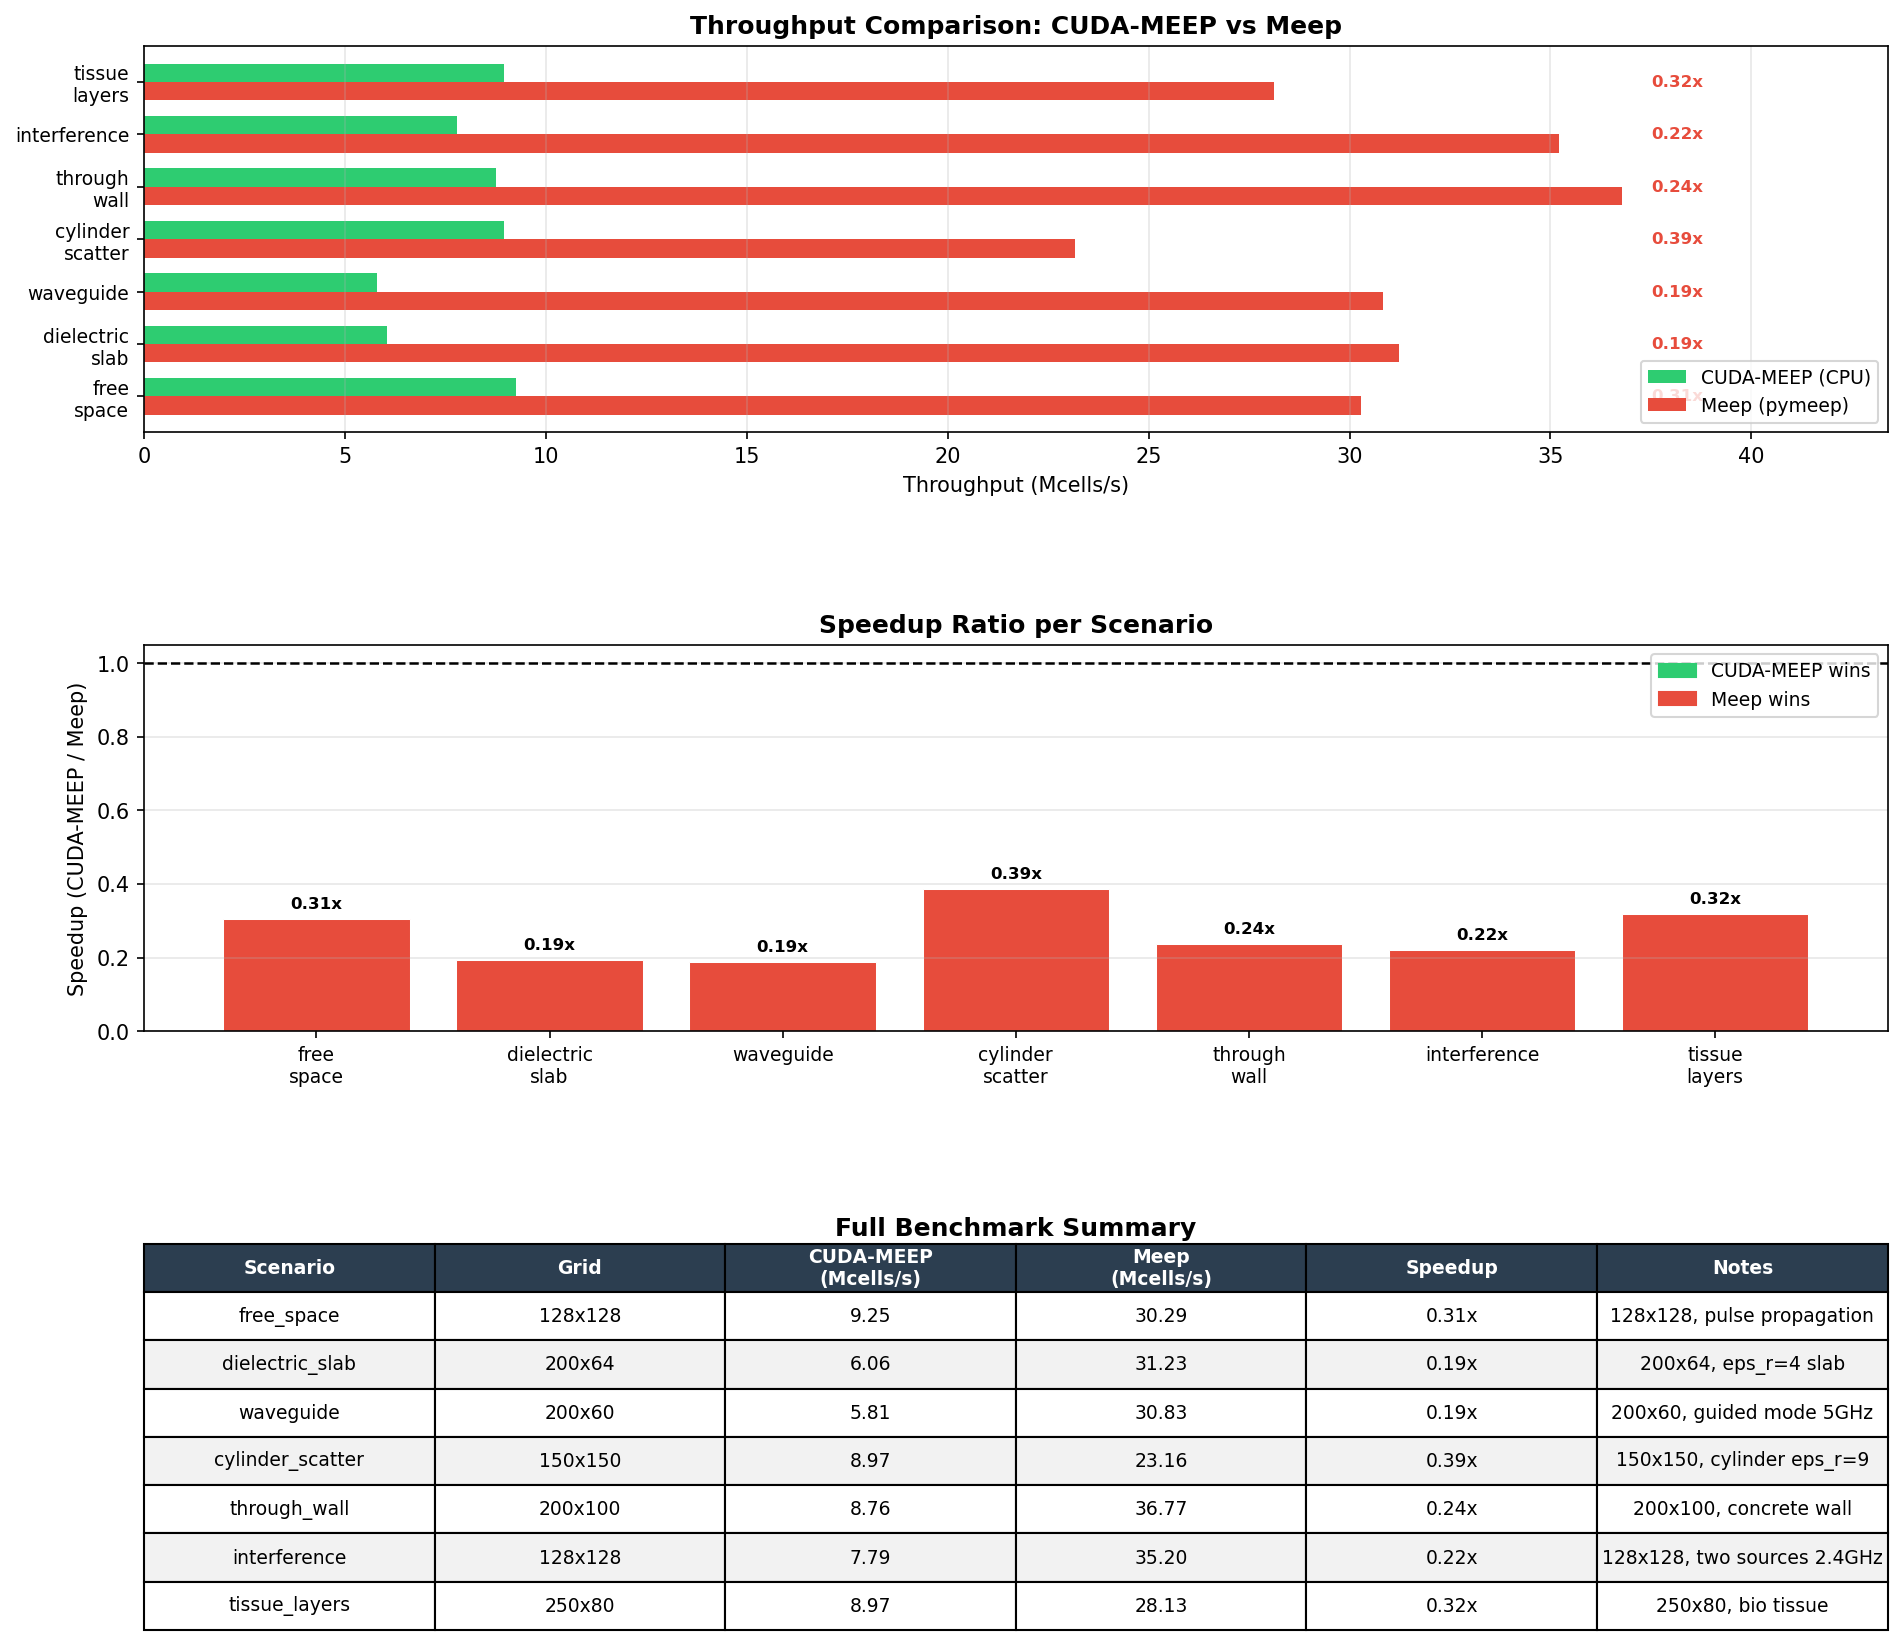

Generate this figure with Python:
"""
meep_comparison.py — WaveForge vs Meep: per-scenario throughput comparison.

Run with:
    /home/zuu/miniconda3/bin/conda run -n pymeep python benchmarks/meep_comparison.py

Saves:
    benchmarks/meep_comparison_results.json
    benchmarks/meep_comparison.png
"""

from __future__ import annotations

import json
import os
import sys
import time
import warnings
from pathlib import Path
from typing import Callable, Optional, Tuple

# ---------------------------------------------------------------------------
# Path setup — must happen before any local imports
# ---------------------------------------------------------------------------

_REPO_ROOT = Path(__file__).parent.parent
sys.path.insert(0, str(_REPO_ROOT / "src"))

from core.grid import YeeGrid
from core.fields import FieldSet
from core.boundaries import MurABC
from core.sources import (
    GaussianPulse,
    RickerWavelet,
    SinusoidalSource,
    PointSource,
    LineSource,
    SourceCollection,
)
from core.materials import Material, MaterialMap
from core.fdtd2d import FDTD2D

# ---------------------------------------------------------------------------
# Constants
# ---------------------------------------------------------------------------

N_WARMUP = 20
N_STEPS = 100
BENCHMARKS_DIR = Path(__file__).parent
C0 = 299_792_458.0  # m/s


# ---------------------------------------------------------------------------
# Typed result container
# ---------------------------------------------------------------------------

class BenchResult:
    """Holds throughput and per-step latency for a single run."""

    def __init__(self, mcells_s: float, ms_step: float) -> None:
        self.mcells_s = mcells_s
        self.ms_step = ms_step

    def to_dict(self) -> dict:
        return {"mcells_s": round(self.mcells_s, 4), "ms_step": round(self.ms_step, 6)}


# ---------------------------------------------------------------------------
# WaveForge benchmark driver
# ---------------------------------------------------------------------------

def bench_cuda_meep(
    Nx: int,
    Ny: int,
    dx: float,
    setup_fn: Callable,
    n_warmup: int = N_WARMUP,
    n_steps: int = N_STEPS,
) -> BenchResult:
    """Run a WaveForge (CPU) scenario and return throughput.

    Parameters
    ----------
    Nx, Ny : int
        Grid dimensions.
    dx : float
        Cell spacing in metres.
    setup_fn : callable
        ``(grid: YeeGrid) -> (Ca, Cb, SourceCollection)``
        where Ca / Cb may be None for free-space scenarios.
    """
    grid = YeeGrid(Nx, Ny, dx=dx, dy=dx, device="cpu")
    fields = FieldSet(grid)
    boundary = MurABC(grid, fields.Hz)
    ca, cb, sources = setup_fn(grid)

    kwargs: dict = {}
    if ca is not None:
        kwargs["Ca"] = ca
        kwargs["Cb"] = cb

    sim = FDTD2D(grid, fields, boundary, sources, n_check=10_000, **kwargs)
    sim.run(n_warmup)

    t0 = time.perf_counter()
    sim.run(n_steps)
    elapsed = time.perf_counter() - t0

    mcells_s = n_steps * Nx * Ny / elapsed / 1e6
    ms_step = elapsed / n_steps * 1000.0
    return BenchResult(mcells_s, ms_step)


# ---------------------------------------------------------------------------
# Meep benchmark driver
# ---------------------------------------------------------------------------

def bench_meep(
    Nx: int,
    Ny: int,
    dx: float,
    sources_fn: Callable,
    geometry_fn: Optional[Callable] = None,
    n_warmup: int = N_WARMUP,
    n_steps: int = N_STEPS,
) -> BenchResult:
    """Run an equivalent Meep scenario and return throughput.

    Parameters
    ----------
    sources_fn : callable
        ``() -> list[mp.Source]``
    geometry_fn : callable or None
        ``() -> list[mp.GeometricObject]``
    """
    import meep as mp

    os.environ["MEEP_VERBOSITY"] = "0"

    # Meep: 1 unit = 1 m, resolution = cells per unit length
    resolution = int(round(1.0 / dx))
    cell = mp.Vector3(Nx * dx, Ny * dx)

    sources = sources_fn(Nx, Ny, dx)
    geometry = geometry_fn(Nx, Ny, dx) if geometry_fn is not None else []

    absorber_thick = min(Nx, Ny) * dx * 0.1
    pml_layers = [mp.Absorber(absorber_thick)]

    # Meep time step: dt_meep = courant / resolution (in Meep time units)
    # One Meep time unit = 1/c0 seconds when length unit = 1 m → not quite;
    # in Meep unit system with length in metres, 1 time unit = 1/c = 1/1 = 1 s
    # but c=1 in Meep natural units.  The Courant default is 0.5, so:
    #   dt_meep = 0.5 / resolution  [Meep time units]
    # which maps to dt_SI = 0.5 / resolution / c0 seconds.
    courant = 0.5  # Meep default
    t_per_step = courant / resolution  # Meep time units per FDTD step

    sim = mp.Simulation(
        cell_size=cell,
        resolution=resolution,
        sources=sources,
        geometry=geometry,
        boundary_layers=pml_layers,
    )

    # Warmup
    sim.run(until=n_warmup * t_per_step)
    sim.reset_meep()

    # Timed run: re-create to get a clean state
    sim2 = mp.Simulation(
        cell_size=cell,
        resolution=resolution,
        sources=sources,
        geometry=geometry,
        boundary_layers=pml_layers,
    )
    sim2.run(until=n_warmup * t_per_step)

    t0 = time.perf_counter()
    sim2.run(until=(n_warmup + n_steps) * t_per_step)
    elapsed = time.perf_counter() - t0

    sim2.reset_meep()

    mcells_s = n_steps * Nx * Ny / elapsed / 1e6
    ms_step = elapsed / n_steps * 1000.0
    return BenchResult(mcells_s, ms_step)


# ---------------------------------------------------------------------------
# Scenario 1: free_space — 128x128, Gaussian pulse
# ---------------------------------------------------------------------------

def setup_free_space_cuda(grid: YeeGrid) -> Tuple:
    pulse = GaussianPulse(amplitude=1.0, sigma=40 * grid.dt)
    src = PointSource(pulse, grid.Nx // 2, grid.Ny // 2, "Hz",
                      grid=grid, N_steps=N_WARMUP + N_STEPS)
    return None, None, SourceCollection([src])


def sources_free_space_meep(Nx: int, Ny: int, dx: float):
    import meep as mp
    resolution = int(round(1.0 / dx))
    courant = 0.5
    sigma_steps = 40
    sigma_t = sigma_steps * courant / resolution  # Meep time units
    freq = 1.0 / (2.0 * 3.14159 * sigma_t)
    cx = (Nx // 2) * dx - Nx * dx / 2.0
    cy = (Ny // 2) * dx - Ny * dx / 2.0
    return [
        mp.Source(
            mp.GaussianSource(frequency=freq, fwidth=freq),
            component=mp.Hz,
            center=mp.Vector3(cx, cy),
        )
    ]


# ---------------------------------------------------------------------------
# Scenario 2: dielectric_slab — 200x64, eps_r=4
# ---------------------------------------------------------------------------

def setup_dielectric_slab_cuda(grid: YeeGrid) -> Tuple:
    pulse = GaussianPulse(amplitude=1.0, sigma=40 * grid.dt)
    src = LineSource(pulse, axis="y", position=20, start=0, stop=grid.Ny,
                     component="Hz", grid=grid, N_steps=N_WARMUP + N_STEPS)
    glass = Material("glass", eps_r=4.0, sigma=0.0)
    mm = MaterialMap(grid)
    slab_x0 = int(grid.Nx * 0.5)
    slab_x1 = int(grid.Nx * 0.695)
    mm.add_rectangle((slab_x0, slab_x1), (0, grid.Ny - 1), glass)
    ca, cb = mm.build()
    return ca, cb, SourceCollection([src])


def sources_dielectric_slab_meep(Nx: int, Ny: int, dx: float):
    import meep as mp
    resolution = int(round(1.0 / dx))
    courant = 0.5
    sigma_t = 40 * courant / resolution
    freq = 1.0 / (2.0 * 3.14159 * sigma_t)
    cx = 20 * dx - Nx * dx / 2.0
    return [
        mp.Source(
            mp.GaussianSource(frequency=freq, fwidth=freq),
            component=mp.Hz,
            center=mp.Vector3(cx, 0),
            size=mp.Vector3(0, Ny * dx),
        )
    ]


def geometry_dielectric_slab_meep(Nx: int, Ny: int, dx: float):
    import meep as mp
    slab_x0 = int(Nx * 0.5)
    slab_x1 = int(Nx * 0.695)
    slab_w = (slab_x1 - slab_x0) * dx
    slab_cx = (slab_x0 + (slab_x1 - slab_x0) / 2.0) * dx - Nx * dx / 2.0
    return [
        mp.Block(
            size=mp.Vector3(slab_w, Ny * dx),
            center=mp.Vector3(slab_cx, 0),
            material=mp.Medium(epsilon=4.0),
        )
    ]


# ---------------------------------------------------------------------------
# Scenario 3: waveguide — 200x60, 5 GHz
# ---------------------------------------------------------------------------

def setup_waveguide_cuda(grid: YeeGrid) -> Tuple:
    cw = SinusoidalSource(amplitude=1.0, frequency=5e9)
    src = PointSource(cw, 10, grid.Ny // 2, "Hz",
                      grid=grid, N_steps=N_WARMUP + N_STEPS)
    return None, None, SourceCollection([src])


def sources_waveguide_meep(Nx: int, Ny: int, dx: float):
    import meep as mp
    resolution = int(round(1.0 / dx))
    # 5 GHz in Meep natural units: f_meep = f_SI * dx / c0
    freq_meep = 5e9 * dx / C0
    cx = 10 * dx - Nx * dx / 2.0
    cy = (Ny // 2) * dx - Ny * dx / 2.0
    return [
        mp.Source(
            mp.ContinuousSource(frequency=freq_meep),
            component=mp.Hz,
            center=mp.Vector3(cx, cy),
        )
    ]


# ---------------------------------------------------------------------------
# Scenario 4: cylinder_scatter — 150x150, eps_r=9
# ---------------------------------------------------------------------------

def setup_cylinder_scatter_cuda(grid: YeeGrid) -> Tuple:
    pulse = GaussianPulse(amplitude=1.0, sigma=40 * grid.dt)
    src = LineSource(pulse, axis="y", position=10, start=0, stop=grid.Ny,
                     component="Hz", grid=grid, N_steps=N_WARMUP + N_STEPS)
    cyl = Material("cylinder", eps_r=9.0, sigma=0.0)
    mm = MaterialMap(grid)
    mm.add_circle((grid.Nx // 2, grid.Ny // 2), 15, cyl)
    ca, cb = mm.build()
    return ca, cb, SourceCollection([src])


def sources_cylinder_scatter_meep(Nx: int, Ny: int, dx: float):
    import meep as mp
    resolution = int(round(1.0 / dx))
    courant = 0.5
    sigma_t = 40 * courant / resolution
    freq = 1.0 / (2.0 * 3.14159 * sigma_t)
    cx = 10 * dx - Nx * dx / 2.0
    return [
        mp.Source(
            mp.GaussianSource(frequency=freq, fwidth=freq),
            component=mp.Hz,
            center=mp.Vector3(cx, 0),
            size=mp.Vector3(0, Ny * dx),
        )
    ]


def geometry_cylinder_scatter_meep(Nx: int, Ny: int, dx: float):
    import meep as mp
    r = 15 * dx
    return [
        mp.Cylinder(
            radius=r,
            center=mp.Vector3(0, 0),
            material=mp.Medium(epsilon=9.0),
        )
    ]


# ---------------------------------------------------------------------------
# Scenario 5: through_wall — 200x100, concrete wall
# ---------------------------------------------------------------------------

def setup_through_wall_cuda(grid: YeeGrid) -> Tuple:
    wv = RickerWavelet(amplitude=1.0, peak_freq=1e9)
    src = LineSource(wv, axis="y", position=5, start=0, stop=grid.Ny,
                     component="Hz", grid=grid, N_steps=N_WARMUP + N_STEPS)
    concrete = Material("concrete", eps_r=6.0, sigma=0.05)
    metal = Material("metal", eps_r=8.0, sigma=3.0)
    mm = MaterialMap(grid)
    mm.add_rectangle((40, 55), (0, grid.Ny - 1), concrete)
    mm.add_rectangle((100, 108), (35, 65), metal)
    ca, cb = mm.build()
    return ca, cb, SourceCollection([src])


def sources_through_wall_meep(Nx: int, Ny: int, dx: float):
    import meep as mp
    # Ricker at 1 GHz: freq_meep = f_SI * dx / c0
    freq_meep = 1e9 * dx / C0
    cx = 5 * dx - Nx * dx / 2.0
    return [
        mp.Source(
            mp.GaussianSource(frequency=freq_meep, fwidth=freq_meep),
            component=mp.Hz,
            center=mp.Vector3(cx, 0),
            size=mp.Vector3(0, Ny * dx),
        )
    ]


def geometry_through_wall_meep(Nx: int, Ny: int, dx: float):
    import meep as mp
    domain_x = Nx * dx
    domain_y = Ny * dx

    # Concrete slab: cells 40-55 in x
    wall_x0 = 40 * dx
    wall_x1 = 55 * dx
    wall_cx = (wall_x0 + wall_x1) / 2.0 - domain_x / 2.0
    wall_w = wall_x1 - wall_x0

    # Metal target: cells 100-108 in x, 35-65 in y
    met_x0 = 100 * dx
    met_x1 = 108 * dx
    met_y0 = 35 * dx
    met_y1 = 65 * dx
    met_cx = (met_x0 + met_x1) / 2.0 - domain_x / 2.0
    met_cy = (met_y0 + met_y1) / 2.0 - domain_y / 2.0
    met_w = met_x1 - met_x0
    met_h = met_y1 - met_y0

    return [
        mp.Block(
            size=mp.Vector3(wall_w, domain_y),
            center=mp.Vector3(wall_cx, 0),
            material=mp.Medium(epsilon=6.0, D_conductivity=0.05),
        ),
        mp.Block(
            size=mp.Vector3(met_w, met_h),
            center=mp.Vector3(met_cx, met_cy),
            material=mp.Medium(epsilon=8.0, D_conductivity=3.0),
        ),
    ]


# ---------------------------------------------------------------------------
# Scenario 6: interference — 128x128, two sources 2.4 GHz
# ---------------------------------------------------------------------------

def setup_interference_cuda(grid: YeeGrid) -> Tuple:
    src1 = PointSource(
        SinusoidalSource(1.0, 2.4e9), 32, 64, "Hz",
        grid=grid, N_steps=N_WARMUP + N_STEPS,
    )
    src2 = PointSource(
        SinusoidalSource(1.0, 2.4e9), 96, 64, "Hz",
        grid=grid, N_steps=N_WARMUP + N_STEPS,
    )
    return None, None, SourceCollection([src1, src2])


def sources_interference_meep(Nx: int, Ny: int, dx: float):
    import meep as mp
    freq_meep = 2.4e9 * dx / C0
    cx1 = 32 * dx - Nx * dx / 2.0
    cx2 = 96 * dx - Nx * dx / 2.0
    cy = 64 * dx - Ny * dx / 2.0
    return [
        mp.Source(
            mp.ContinuousSource(frequency=freq_meep),
            component=mp.Hz,
            center=mp.Vector3(cx1, cy),
        ),
        mp.Source(
            mp.ContinuousSource(frequency=freq_meep),
            component=mp.Hz,
            center=mp.Vector3(cx2, cy),
        ),
    ]


# ---------------------------------------------------------------------------
# Scenario 7: tissue_layers — 250x80, bio tissue
# ---------------------------------------------------------------------------

def setup_tissue_layers_cuda(grid: YeeGrid) -> Tuple:
    pulse = GaussianPulse(amplitude=1.0, freq=1e9)
    src = LineSource(pulse, axis="y", position=5, start=0, stop=grid.Ny,
                     component="Hz", grid=grid, N_steps=N_WARMUP + N_STEPS)
    mm = MaterialMap(grid)
    mm.add_rectangle((5, 14),  (0, grid.Ny - 1), Material("skin",   eps_r=40.0, sigma=1.5))
    mm.add_rectangle((15, 29), (0, grid.Ny - 1), Material("fat",    eps_r=5.0,  sigma=0.05))
    mm.add_rectangle((30, 79), (0, grid.Ny - 1), Material("muscle", eps_r=50.0, sigma=1.7))
    ca, cb = mm.build()
    return ca, cb, SourceCollection([src])


def sources_tissue_layers_meep(Nx: int, Ny: int, dx: float):
    import meep as mp
    freq_meep = 1e9 * dx / C0
    cx = 5 * dx - Nx * dx / 2.0
    return [
        mp.Source(
            mp.GaussianSource(frequency=freq_meep, fwidth=freq_meep),
            component=mp.Hz,
            center=mp.Vector3(cx, 0),
            size=mp.Vector3(0, Ny * dx),
        )
    ]


def geometry_tissue_layers_meep(Nx: int, Ny: int, dx: float):
    import meep as mp
    domain_x = Nx * dx
    domain_y = Ny * dx

    def block(x0: int, x1: int, eps: float, sigma: float):
        cx = ((x0 + x1) / 2.0) * dx - domain_x / 2.0
        w = (x1 - x0) * dx
        return mp.Block(
            size=mp.Vector3(w, domain_y),
            center=mp.Vector3(cx, 0),
            material=mp.Medium(epsilon=eps, D_conductivity=sigma),
        )

    return [
        block(5,  14,  40.0, 1.5),
        block(15, 29,   5.0, 0.05),
        block(30, 79,  50.0, 1.7),
    ]


# ---------------------------------------------------------------------------
# Scenario registry
# ---------------------------------------------------------------------------

SCENARIOS = [
    {
        "name": "free_space",
        "Nx": 128, "Ny": 128, "dx": 2e-3,
        "cuda_setup": setup_free_space_cuda,
        "meep_sources": sources_free_space_meep,
        "meep_geometry": None,
        "notes": "128x128, pulse propagation",
    },
    {
        "name": "dielectric_slab",
        "Nx": 200, "Ny": 64, "dx": 1e-3,
        "cuda_setup": setup_dielectric_slab_cuda,
        "meep_sources": sources_dielectric_slab_meep,
        "meep_geometry": geometry_dielectric_slab_meep,
        "notes": "200x64, eps_r=4 slab",
    },
    {
        "name": "waveguide",
        "Nx": 200, "Ny": 60, "dx": 1e-3,
        "cuda_setup": setup_waveguide_cuda,
        "meep_sources": sources_waveguide_meep,
        "meep_geometry": None,
        "notes": "200x60, guided mode 5GHz",
    },
    {
        "name": "cylinder_scatter",
        "Nx": 150, "Ny": 150, "dx": 1e-3,
        "cuda_setup": setup_cylinder_scatter_cuda,
        "meep_sources": sources_cylinder_scatter_meep,
        "meep_geometry": geometry_cylinder_scatter_meep,
        "notes": "150x150, cylinder eps_r=9",
    },
    {
        "name": "through_wall",
        "Nx": 200, "Ny": 100, "dx": 5e-3,
        "cuda_setup": setup_through_wall_cuda,
        "meep_sources": sources_through_wall_meep,
        "meep_geometry": geometry_through_wall_meep,
        "notes": "200x100, concrete wall",
    },
    {
        "name": "interference",
        "Nx": 128, "Ny": 128, "dx": 2e-3,
        "cuda_setup": setup_interference_cuda,
        "meep_sources": sources_interference_meep,
        "meep_geometry": None,
        "notes": "128x128, two sources 2.4GHz",
    },
    {
        "name": "tissue_layers",
        "Nx": 250, "Ny": 80, "dx": 1e-3,
        "cuda_setup": setup_tissue_layers_cuda,
        "meep_sources": sources_tissue_layers_meep,
        "meep_geometry": geometry_tissue_layers_meep,
        "notes": "250x80, bio tissue",
    },
]


# ---------------------------------------------------------------------------
# Run all scenarios
# ---------------------------------------------------------------------------

def run_all_scenarios() -> dict:
    """Run every scenario with both engines; return nested results dict."""
    results: dict = {}

    for sc in SCENARIOS:
        name = sc["name"]
        Nx, Ny, dx = sc["Nx"], sc["Ny"], sc["dx"]
        print(f"\n[{name}]  {Nx}x{Ny}  dx={dx:.1e} m")

        # --- WaveForge (CPU) ---
        print(f"  WaveForge (CPU) ... ", end="", flush=True)
        try:
            with warnings.catch_warnings():
                warnings.simplefilter("ignore")
                res_cm = bench_cuda_meep(Nx, Ny, dx, sc["cuda_setup"])
            print(f"{res_cm.mcells_s:.2f} Mcells/s  ({res_cm.ms_step:.3f} ms/step)")
        except Exception as exc:
            print(f"FAILED: {exc}")
            res_cm = None

        # --- Meep ---
        print(f"  Meep            ... ", end="", flush=True)
        try:
            with warnings.catch_warnings():
                warnings.simplefilter("ignore")
                res_mp = bench_meep(
                    Nx, Ny, dx,
                    sc["meep_sources"],
                    sc["meep_geometry"],
                )
            print(f"{res_mp.mcells_s:.2f} Mcells/s  ({res_mp.ms_step:.3f} ms/step)")
        except Exception as exc:
            print(f"FAILED: {exc}")
            res_mp = None

        results[name] = {
            "waveforge": res_cm.to_dict() if res_cm is not None else None,
            "meep": res_mp.to_dict() if res_mp is not None else None,
            "grid": f"{Nx}x{Ny}",
            "notes": sc["notes"],
        }

    return results


# ---------------------------------------------------------------------------
# Plotting
# ---------------------------------------------------------------------------

def make_figure(results: dict) -> None:
    """Produce a 3-row multi-panel comparison figure."""
    import matplotlib
    matplotlib.use("Agg")
    import matplotlib.pyplot as plt
    import matplotlib.patches as mpatches
    import numpy as np

    scenario_names = [sc["name"] for sc in SCENARIOS]
    labels = [s.replace("_", "\n") for s in scenario_names]

    cuda_vals = []
    meep_vals = []
    speedups = []

    for name in scenario_names:
        r = results.get(name, {})
        cm = r.get("waveforge") or {}
        mp_r = r.get("meep") or {}
        cv = cm.get("mcells_s", 0.0) or 0.0
        mv = mp_r.get("mcells_s", 0.0) or 0.0
        cuda_vals.append(cv)
        meep_vals.append(mv)
        if mv > 0:
            speedups.append(cv / mv)
        else:
            speedups.append(0.0)

    cuda_arr = np.array(cuda_vals)
    meep_arr = np.array(meep_vals)
    sp_arr = np.array(speedups)

    fig = plt.figure(figsize=(15, 12))
    gs = fig.add_gridspec(3, 1, hspace=0.55, top=0.94, bottom=0.06)

    # -----------------------------------------------------------------------
    # Row 1: Horizontal bar chart — Mcells/s grouped by scenario
    # -----------------------------------------------------------------------
    ax1 = fig.add_subplot(gs[0])
    n = len(scenario_names)
    y = np.arange(n)
    bar_h = 0.35

    bars_cm = ax1.barh(y + bar_h / 2, cuda_arr, height=bar_h,
                       color="#2ecc71", label="WaveForge (CPU)")
    bars_mp = ax1.barh(y - bar_h / 2, meep_arr, height=bar_h,
                       color="#e74c3c", label="Meep (pymeep)")

    ax1.set_yticks(y)
    ax1.set_yticklabels(labels, fontsize=9)
    ax1.set_xlabel("Throughput (Mcells/s)", fontsize=10)
    ax1.set_title("Throughput Comparison: WaveForge vs Meep", fontsize=12, fontweight="bold")
    ax1.legend(loc="lower right", fontsize=9)
    ax1.grid(axis="x", alpha=0.3)

    # Speedup labels on right margin
    x_max = max(cuda_arr.max(), meep_arr.max(), 1e-6)
    for i, sp in enumerate(sp_arr):
        if sp > 0:
            colour = "#2ecc71" if sp >= 1.0 else "#e74c3c"
            label = f"{sp:.2f}x"
            ax1.text(x_max * 1.02, i, label, va="center", fontsize=8,
                     color=colour, fontweight="bold")

    ax1.set_xlim(0, x_max * 1.18)

    # -----------------------------------------------------------------------
    # Row 2: Speedup ratio bar chart
    # -----------------------------------------------------------------------
    ax2 = fig.add_subplot(gs[1])
    x = np.arange(n)
    colours = ["#2ecc71" if s >= 1.0 else "#e74c3c" for s in sp_arr]
    bars = ax2.bar(x, sp_arr, color=colours, edgecolor="white", linewidth=0.5)
    ax2.axhline(1.0, color="black", linewidth=1.2, linestyle="--", label="parity (1×)")

    ax2.set_xticks(x)
    ax2.set_xticklabels(labels, fontsize=9)
    ax2.set_ylabel("Speedup (WaveForge / Meep)", fontsize=10)
    ax2.set_title("Speedup Ratio per Scenario", fontsize=12, fontweight="bold")
    ax2.legend(fontsize=9)
    ax2.grid(axis="y", alpha=0.3)

    for bar, sp in zip(bars, sp_arr):
        if sp > 0:
            ax2.text(
                bar.get_x() + bar.get_width() / 2,
                bar.get_height() + 0.02,
                f"{sp:.2f}x",
                ha="center", va="bottom", fontsize=8, fontweight="bold",
            )

    green_patch = mpatches.Patch(color="#2ecc71", label="WaveForge wins")
    red_patch = mpatches.Patch(color="#e74c3c", label="Meep wins")
    ax2.legend(handles=[green_patch, red_patch], fontsize=9, loc="upper right")

    # -----------------------------------------------------------------------
    # Row 3: Summary table
    # -----------------------------------------------------------------------
    ax3 = fig.add_subplot(gs[2])
    ax3.axis("off")

    col_labels = ["Scenario", "Grid", "WaveForge\n(Mcells/s)", "Meep\n(Mcells/s)",
                  "Speedup", "Notes"]
    table_data = []
    for sc in SCENARIOS:
        name = sc["name"]
        r = results.get(name, {})
        cm = r.get("waveforge") or {}
        mp_r = r.get("meep") or {}
        cv = cm.get("mcells_s", 0.0) or 0.0
        mv = mp_r.get("mcells_s", 0.0) or 0.0
        sp = cv / mv if mv > 0 else float("nan")
        row = [
            name,
            r.get("grid", "?"),
            f"{cv:.2f}" if cv > 0 else "fail",
            f"{mv:.2f}" if mv > 0 else "fail",
            f"{sp:.2f}x" if mv > 0 else "N/A",
            sc["notes"],
        ]
        table_data.append(row)

    tbl = ax3.table(
        cellText=table_data,
        colLabels=col_labels,
        cellLoc="center",
        loc="center",
        bbox=[0, 0, 1, 1],
    )
    tbl.auto_set_font_size(False)
    tbl.set_fontsize(9)

    # Header row styling
    for col in range(len(col_labels)):
        tbl[0, col].set_facecolor("#2c3e50")
        tbl[0, col].set_text_props(color="white", fontweight="bold")

    # Alternating row colours
    for row_idx in range(1, len(table_data) + 1):
        bg = "#f2f2f2" if row_idx % 2 == 0 else "#ffffff"
        for col in range(len(col_labels)):
            tbl[row_idx, col].set_facecolor(bg)

    ax3.set_title("Full Benchmark Summary", fontsize=12, fontweight="bold", pad=4)

    # -----------------------------------------------------------------------
    # Save
    # -----------------------------------------------------------------------
    out_path = BENCHMARKS_DIR / "meep_comparison.png"
    fig.savefig(out_path, dpi=150, bbox_inches="tight")
    plt.close(fig)
    print(f"\nFigure saved: {out_path}")


# ---------------------------------------------------------------------------
# Console summary table
# ---------------------------------------------------------------------------

def print_summary(results: dict) -> None:
    """Print a formatted summary table to stdout."""
    hdr = (
        f"{'Scenario':<20} {'Grid':<10} {'WaveForge':>12} {'Meep':>12} "
        f"{'Speedup':>10}  Notes"
    )
    sep = "-" * len(hdr)
    print("\n" + sep)
    print(hdr)
    print(sep)

    for sc in SCENARIOS:
        name = sc["name"]
        r = results.get(name, {})
        cm = r.get("waveforge") or {}
        mp_r = r.get("meep") or {}
        cv = cm.get("mcells_s", 0.0) or 0.0
        mv = mp_r.get("mcells_s", 0.0) or 0.0
        sp_str = f"{cv/mv:.2f}x" if mv > 0 else "N/A"
        cv_str = f"{cv:.2f} Mc/s" if cv > 0 else "fail"
        mv_str = f"{mv:.2f} Mc/s" if mv > 0 else "fail"
        print(
            f"{name:<20} {r.get('grid','?'):<10} {cv_str:>12} {mv_str:>12} "
            f"{sp_str:>10}  {sc['notes']}"
        )

    print(sep)


# ---------------------------------------------------------------------------
# Entry point
# ---------------------------------------------------------------------------

def main() -> None:
    import matplotlib
    matplotlib.use("Agg")

    print("=" * 60)
    print("  WaveForge vs Meep — Throughput Benchmark")
    print(f"  N_WARMUP={N_WARMUP}  N_STEPS={N_STEPS}")
    print("=" * 60)

    results = run_all_scenarios()

    # Save JSON
    json_path = BENCHMARKS_DIR / "meep_comparison_results.json"
    with open(json_path, "w") as fh:
        json.dump(results, fh, indent=2)
    print(f"\nResults saved: {json_path}")

    print_summary(results)
    make_figure(results)

    print("\nDone.")


if __name__ == "__main__":
    main()
